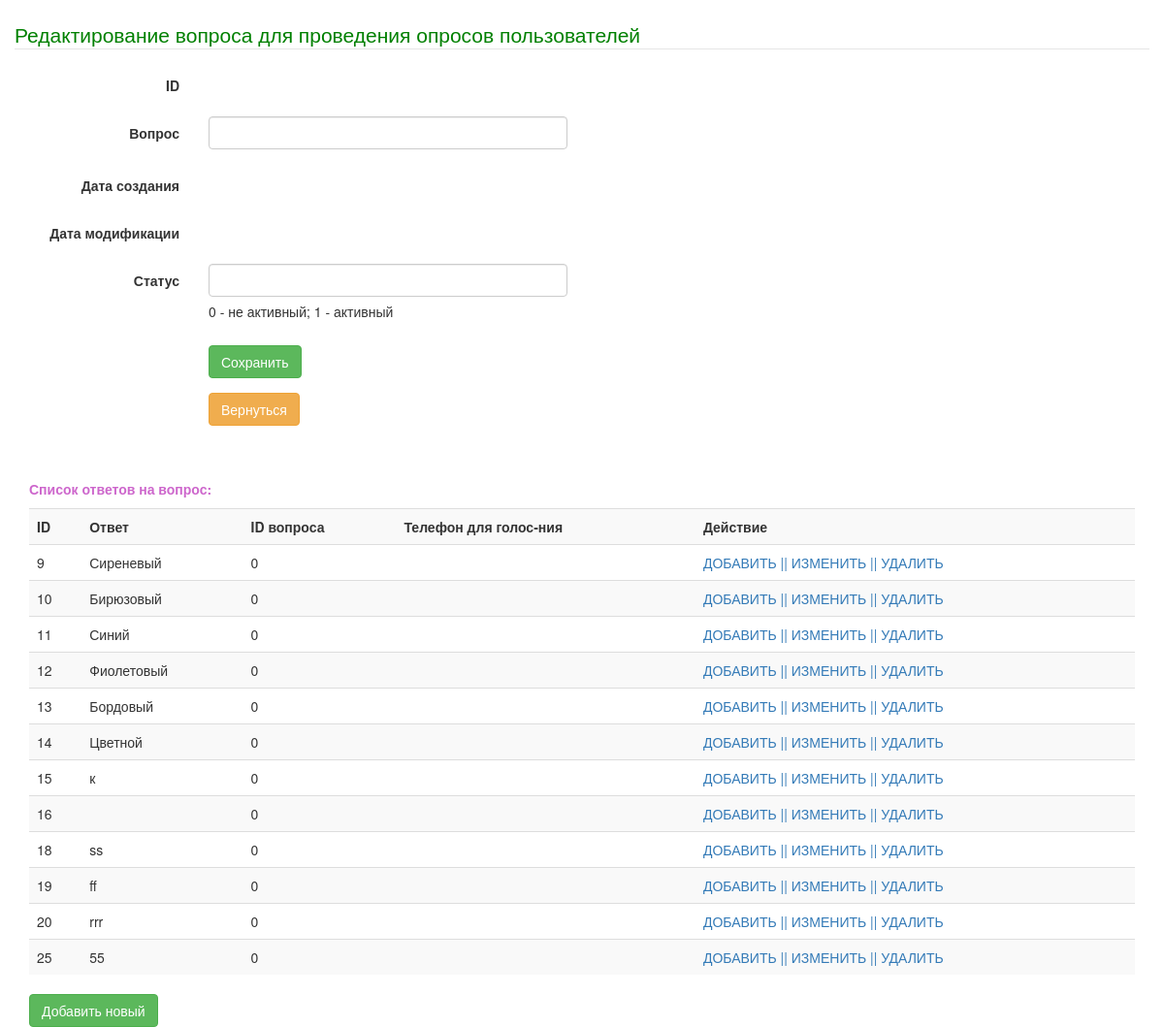
Screenshot of /page/edit_question_opros.php with the database file from the repository.
### tables this page shows
CREATE TABLE `answers_opros` (
  `id` int(11) NOT NULL,
  `answer` varchar(255) NOT NULL,
  `question_id` int(11) NOT NULL,
  `phone` varchar(20) NOT NULL,
  `votes` int(11) NOT NULL DEFAULT '0'
);

### page/edit_question_opros.php (the view, shortened to what this page needs)
<?php
include_once '../connect.php';
$questions = mysqli_query($db,"
		SELECT *
		FROM `questions_opros`
		WHERE `id` = ".(int)$_GET['id']."
		LIMIT 1
	") or exit(mysqli_error());
$row = mysqli_fetch_assoc($questions);
?>
<!DOCTYPE html>
<html lang="en">
<html>
  <head>
    <link href="../css/bootstrap.css" rel="stylesheet">
	<link rel="stylesheet" type="text/css" href="../style.css" />
  </head>
  <body>
	<div class = "container-fluid">
		<div class = "row">
			<div class="col-md-12">
				<form class="form-horizontal" action="" method="post">
						<br>
						<fieldset>
						<legend style="color: green">Редактирование вопроса для проведения опросов пользователей</legend>
							<div class="form-group">
								<label class="col-sm-2 control-label">ID</label>
								<div class="col-sm-10">
								  <p class="form-control-static"><?php echo $row['id']; ?></p>
								</div>
							</div>
							<div class="form-group">
								<label class="col-sm-2 control-label">Вопрос</label>
								<div class="col-sm-4">
								  <input type="text" name ="question" class="form-control" placeholder="<?php echo $row['question']; ?>" autofocus style="margin-bottom: 5px;" value="<?php echo $row['question']; ?>">
								</div>
							</div>
							<div class="form-group">
								<label class="col-sm-2 control-label">Дата создания</label>
								<div class="col-sm-10">
								  <p class="form-control-static"><?php echo $row['date_created']; ?></p>
								</div>
							</div>
							<div class="form-group">
								<label class="col-sm-2 control-label">Дата модификации</label>
								<div class="col-sm-10">
								  <p class="form-control-static"><?php echo $row['date_modification']; ?></p>
								</div>
							</div>
							<div class="form-group">
								<label class="col-sm-2 control-label">Статус</label>
								<div class="col-sm-4">
								  <input type="text" name ="active" class="form-control" placeholder="<?php echo $row['active']; ?>" required autofocus style="margin-bottom: 5px;" value="">
								  <p>0 - не активный;  1 - активный</p>
								</div>
							</div>
							<div class="form-group">
								<div class="col-md-4 col-md-offset-2">
									<button type="submit" name="edit" class="btn btn-success">Сохранить</button>
								</div>
							</div>
							<div class="form-group">
								<div class="col-md-4 col-md-offset-2">
									<a href="options_oprosy.php" class="btn btn-warning" role="button">Вернуться</a>
								</div>
							</div>
						</fieldset>
				</form>
				<div class="col-md-12">
<br>
		<br>
		<p><b style="color: #cd66cc;">Список ответов на вопрос:</b></p>
		<table class="table table-striped">
			<tbody>
				<tr >
					<th>ID</th>
					<th>Ответ</th>
					<th>ID вопроса</th>
					<th>Телефон для голос-ния</th>
					<th>Действие</th>
				</tr>
			<?php
				$result = mysqli_query($db, "SELECT *
				FROM `answers_opros`
				WHERE `question_id` = ".(int)$_GET['id']."
				LIMIT 50
				");
				if (isset($result)) {
				while($row = mysqli_fetch_assoc($result)) {
				echo '<tr>';
					echo '<td>' . $row['id'] . '</td>';
					echo '<td>' . $row['answer'] . '</td>';
					echo '<td>' . $row['question_id'] . '</td>';
					echo '<td>' . $row['phone'] . '</td>';
					echo "<td><a href='add_answer_opros.php?action=add&question_id={$row['question_id']} '>ДОБАВИТЬ   ||</a> <a href='edit_answer_opros.php?action=edit&id={$row['id']} '>ИЗМЕНИТЬ   ||</a><a href='edit_answer_opros.php?page=edit_answer_opros&action=delete&id={$row['id']}' onClick='return areYuoSure();'> УДАЛИТЬ</a></td>";
				}
				}
			?>
				</tr>
			</tbody>
		</table>
		<a href="add_answer_opros.php" class="btn btn-success" role="button">Добавить новый</a>
		</div>
			</div>
		</div>
	</div>
  </body>
</html>

### style.css (style rules this page uses)
body { margin:0px; padding:0px; }

### rows the page displays
answers_opros: id "9", answer "Сиреневый", question "0"
answers_opros: id "10", answer "Бирюзовый", question "0"
answers_opros: id "11", answer "Синий", question "0"
answers_opros: id "12", answer "Фиолетовый", question "0"
answers_opros: id "13", answer "Бордовый", question "0"
answers_opros: id "14", answer "Цветной", question "0"
answers_opros: id "15", answer "к", question "0"
answers_opros: id "16", question "0"
answers_opros: id "18", answer "ss", question "0"
answers_opros: id "19", answer "ff", question "0"
answers_opros: id "20", answer "rrr", question "0"
answers_opros: id "25", answer "55", question "0"
